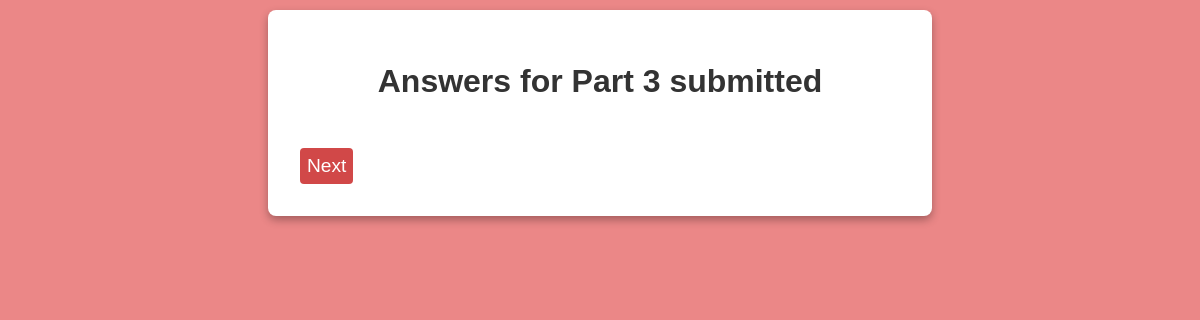
The page /polls/thank_you3/ on the database as committed earlier.
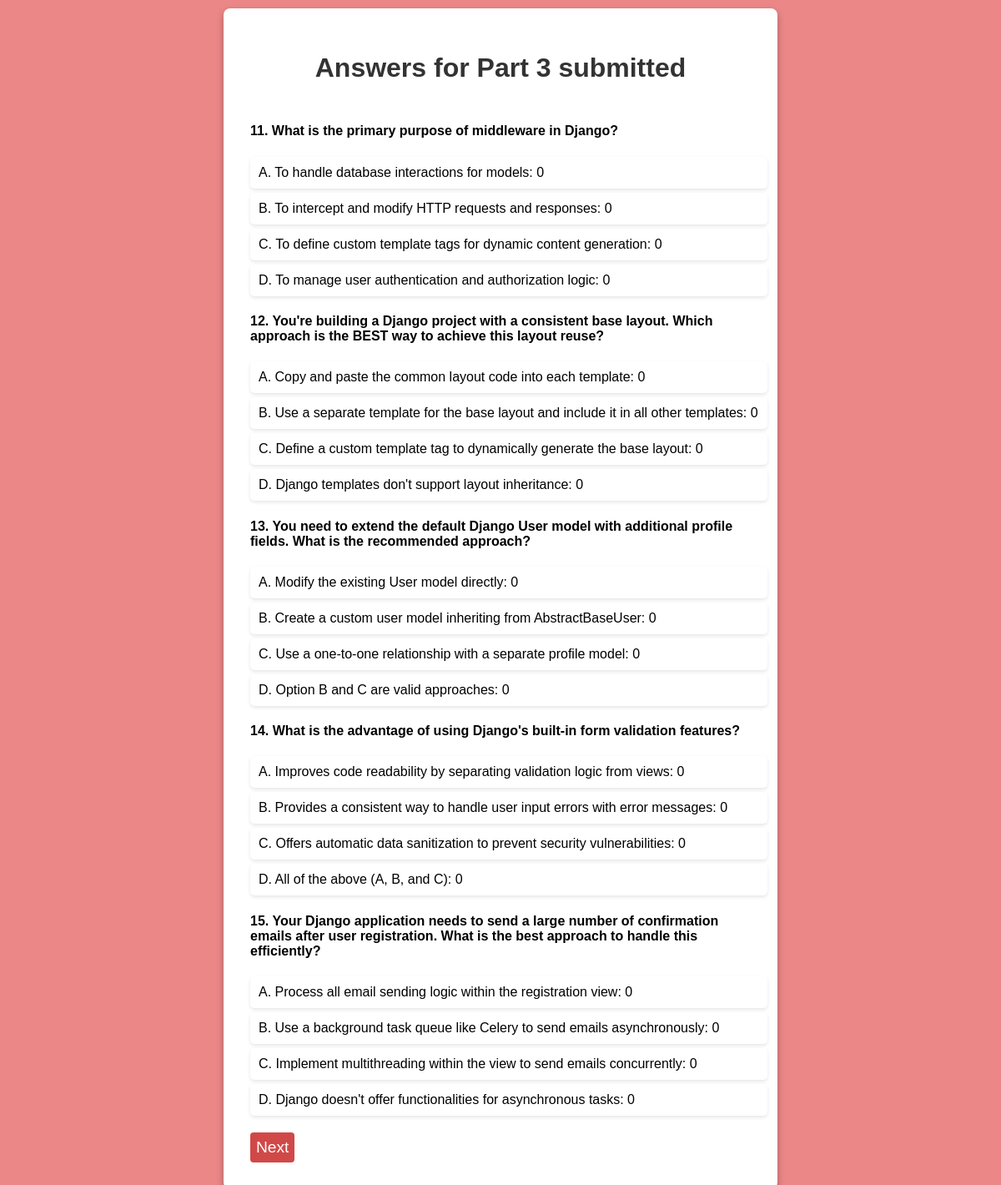
The same page on the database as committed later.
### polls/models.py (models this page shows, shortened)
class Question(models.Model):
  question_text = models.CharField(max_length=200)
  pub_date = models.DateTimeField('date published')

class Choice(models.Model):
  question = models.ForeignKey(Question, on_delete=models.CASCADE)
  choice_text = models.CharField(max_length=200)
  votes = models.IntegerField(default=0)

### polls/views.py (the view)
# urls.py: path('thank_you3/', views.thank_you3, name='thank_you3'),
def thank_you3(request):
    questions = Question.objects.all()[10:15]
    responses_summary = []
    for question in questions:
        choices = question.choice_set.all()
        response_count = {}
        max_count = 0
        most_selected_choice_text = ''
        for choice in choices:
            count = Responses.objects.filter(question=question, choice=choice).count()
            response_count[choice.choice_text] = count
            if count > max_count:
                max_count = count
                most_selected_choice_text = choice.choice_text
        responses_summary.append({
            'question': question,
            'response_count': response_count,
            'most_selected_choice_text': most_selected_choice_text
        })
    return render(request, 'polls/thank_you3.html', {'responses_summary': responses_summary})

### polls/templates/polls/thank_you3.html (shortened to what this page needs)
{% load static %}
<!DOCTYPE html>
<html>
<head>
    <link rel="stylesheet" type="text/css" href="{% static 'styles_thankyou.css' %}">
</head>
<body>
<div class="container">
    <h1>Answers for Part 3 submitted</h1>
    {% for response_summary in responses_summary %}
    <div class="question-summary">
        <h4>{{ response_summary.question.question_text }}</h4>
        <ul>
            {% for choice_text, count in response_summary.response_count.items %}
            {% if choice_text == response_summary.most_selected_choice_text %}
            <li class="most-selected">{{ choice_text }}: {{ count }}</li>
            {% else %}
            <li>{{ choice_text }}: {{ count }}</li>
            {% endif %}
            {% endfor %}
        </ul>
    </div>
    {% endfor %}
    <button onclick="window.location.href='{% url 'polls:questions4' %}'">Next</button>
</div>
</body>
</html>

Rows that differ between the two databases and show on the page:
added Question: question.question_text "11. What is the primary purpose of middleware in Django?", response_count "0" "0" "0" "0"
added Choice: response_count "A. To handle database interactions for models"
added Choice: response_count "B. To intercept and modify HTTP requests and responses"
added Choice: response_count "C. To define custom template tags for dynamic content generation"
added Choice: response_count "D. To manage user authentication and authorization logic"
added Question: question.question_text "12. You're building a Django project with a consistent base layout. Which approach is the BEST way to achieve this layout reuse?", response_count "0" "0" "0" "0"
added Choice: response_count "A. Copy and paste the common layout code into each template"
added Choice: response_count "B. Use a separate template for the base layout and include it in all other templates"
added Choice: response_count "C. Define a custom template tag to dynamically generate the base layout"
added Choice: response_count "D. Django templates don't support layout inheritance"
added Question: question.question_text "13. You need to extend the default Django User model with additional profile fields. What is the recommended approach?", response_count "0" "0" "0" "0"
added Choice: response_count "A. Modify the existing User model directly"
added Choice: response_count "B. Create a custom user model inheriting from AbstractBaseUser"
added Choice: response_count "C. Use a one-to-one relationship with a separate profile model"
added Choice: response_count "D. Option B and C are valid approaches"
added Question: question.question_text "14. What is the advantage of using Django's built-in form validation features?", response_count "0" "0" "0" "0"
added Choice: response_count "A. Improves code readability by separating validation logic from views"
added Choice: response_count "B. Provides a consistent way to handle user input errors with error messages"
added Choice: response_count "C. Offers automatic data sanitization to prevent security vulnerabilities"
added Choice: response_count "D. All of the above (A, B, and C)"
added Question: question.question_text "15. Your Django application needs to send a large number of confirmation emails after user registration. What is the best approach to handle this efficiently?", response_count "0" "0" "0" "0"
added Choice: response_count "A. Process all email sending logic within the registration view"
added Choice: response_count "B. Use a background task queue like Celery to send emails asynchronously"
added Choice: response_count "C. Implement multithreading within the view to send emails concurrently"
added Choice: response_count "D. Django doesn't offer functionalities for asynchronous tasks"
